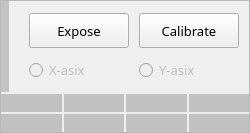
       <widget class="QFrame" name="frame_6">
        <property name="sizePolicy">
         <sizepolicy hsizetype="Expanding" vsizetype="Expanding">
          <horstretch>0</horstretch>
          <verstretch>0</verstretch>
         </sizepolicy>
        </property>
        <property name="font">
         <font>
          <family>微软雅黑</family>
          <pointsize>10</pointsize>
         </font>
        </property>
        <property name="whatsThis">
         <string>lyFrm1</string>
        </property>
        <property name="frameShape">
         <enum>QFrame::Shape::StyledPanel</enum>
        </property>
        <property name="frameShadow">
         <enum>QFrame::Shadow::Raised</enum>
        </property>
        <layout class="QVBoxLayout" name="verticalLayout_11">
         <property name="spacing">
          <number>2</number>
         </property>
         <property name="leftMargin">
          <number>0</number>
         </property>
         <property name="topMargin">
          <number>0</number>
         </property>
         <property name="rightMargin">
          <number>0</number>
         </property>
         <property name="bottomMargin">
          <number>0</number>
         </property>
         <item>
          <layout class="QHBoxLayout" name="horizontalLayout_16">
           <property name="spacing">
            <number>10</number>
           </property>
           <item>
            <widget class="QFrame" name="frame_7">
             <property name="sizePolicy">
              <sizepolicy hsizetype="Expanding" vsizetype="Fixed">
               <horstretch>0</horstretch>
               <verstretch>0</verstretch>
              </sizepolicy>
             </property>
             <property name="font">
              <font>
               <family>微软雅黑</family>
               <pointsize>10</pointsize>
              </font>
             </property>
             <property name="frameShape">
              <enum>QFrame::Shape::NoFrame</enum>
             </property>
             <layout class="QVBoxLayout" name="verticalLayout_7">
              <property name="spacing">
               <number>0</number>
              </property>
              <property name="leftMargin">
               <number>0</number>
              </property>
              <property name="topMargin">
               <number>0</number>
              </property>
              <property name="rightMargin">
               <number>0</number>
              </property>
              <property name="bottomMargin">
               <number>0</number>
              </property>
              <item>
               <widget class="QWidget" name="widgetExposureStatus" native="true">
                <property name="font">
                 <font>
                  <family>PibotoLt</family>
                  <pointsize>10</pointsize>
                 </font>
                </property>
                <property name="styleSheet">
                 <string notr="true">background-color:rgb(195, 195, 195);</string>
                </property>
                <layout class="QVBoxLayout" name="verticalLayout_8">
                 <property name="spacing">
                  <number>0</number>
                 </property>
                 <property name="leftMargin">
                  <number>0</number>
                 </property>
                 <property name="topMargin">
                  <number>1</number>
                 </property>
                 <property name="rightMargin">
                  <number>0</number>
                 </property>
                 <property name="bottomMargin">
                  <number>0</number>
                 </property>
                 <item>
                  <widget class="QLabel" name="mLblState">
                   <property name="minimumSize">
                    <size>
                     <width>0</width>
                     <height>55</height>
                    </size>
                   </property>
                   <property name="font">
                    <font>
                     <pointsize>10</pointsize>
                    </font>
                   </property>
                   <property name="text">
                    <string/>
                   </property>
                   <property name="alignment">
                    <set>Qt::AlignmentFlag::AlignCenter</set>
                   </property>
                  </widget>
                 </item>
                 <item>
                  <widget class="QLabel" name="mLblStatusInfo">
                   <property name="minimumSize">
                    <size>
                     <width>0</width>
                     <height>35</height>
                    </size>
                   </property>
                   <property name="font">
                    <font>
                     <pointsize>10</pointsize>
                    </font>
                   </property>
                   <property name="text">
                    <string/>
                   </property>
                   <property name="alignment">
                    <set>Qt::AlignmentFlag::AlignHCenter|Qt::AlignmentFlag::AlignTop</set>
                   </property>
                  </widget>
                 </item>
                </layout>
               </widget>
              </item>
             </layout>
            </widget>
           </item>
           <item>
            <layout class="QGridLayout" name="gridLayout_2">
             <property name="leftMargin">
              <number>10</number>
             </property>
             <property name="topMargin">
              <number>10</number>
             </property>
             <property name="rightMargin">
              <number>10</number>
             </property>
             <property name="bottomMargin">
              <number>5</number>
             </property>
             <property name="horizontalSpacing">
              <number>10</number>
             </property>
             <property name="verticalSpacing">
              <number>5</number>
             </property>
             <item row="0" column="1">
              <widget class="QPushButton" name="mBtnGenerate">
               <property name="sizePolicy">
                <sizepolicy hsizetype="Preferred" vsizetype="Preferred">
                 <horstretch>0</horstretch>
                 <verstretch>0</verstretch>
                </sizepolicy>
               </property>
               <property name="minimumSize">
                <size>
                 <width>100</width>
                 <height>35</height>
                </size>
               </property>
               <property name="font">
                <font>
                 <family>NotoSerifTamilSlanted Condensed Black</family>
                 <pointsize>10</pointsize>
                </font>
               </property>
               <property name="whatsThis">
                <string>lyBtn3</string>
               </property>
               <property name="text">
                <string>Calibrate</string>
               </property>
              </widget>
             </item>
             <item row="1" column="0">
              <widget class="QRadioButton" name="mRBtnX">
               <property name="enabled">
                <bool>false</bool>
               </property>
               <property name="minimumSize">
                <size>
                 <width>0</width>
                 <height>30</height>
                </size>
               </property>
               <property name="font">
                <font>
                 <family>微软雅黑</family>
                 <pointsize>10</pointsize>
                </font>
               </property>
               <property name="text">
                <string>X-asix</string>
               </property>
              </widget>
             </item>
             <item row="1" column="1">
              <widget class="QRadioButton" name="mRBtnY">
               <property name="enabled">
                <bool>false</bool>
               </property>
               <property name="minimumSize">
                <size>
                 <width>0</width>
                 <height>30</height>
                </size>
               </property>
               <property name="font">
                <font>
                 <family>微软雅黑</family>
                 <pointsize>10</pointsize>
                </font>
               </property>
               <property name="text">
                <string>Y-asix</string>
               </property>
              </widget>
             </item>
             <item row="0" column="0">
              <widget class="QPushButton" name="mBtnEnableExp">
               <property name="minimumSize">
                <size>
                 <width>100</width>
                 <height>35</height>
                </size>
               </property>
               <property name="font">
                <font>
                 <family>微软雅黑</family>
                 <pointsize>10</pointsize>
                </font>
               </property>
               <property name="whatsThis">
                <string>lyBtn3</string>
               </property>
               <property name="text">
                <string>Expose</string>
               </property>
               <property name="checkable">
                <bool>false</bool>
               </property>
              </widget>
             </item>
            </layout>
           </item>
          </layout>
         </item>
         <item>
          <layout class="QGridLayout" name="gridLayout">
           <property name="leftMargin">
            <number>0</number>
           </property>
           <property name="topMargin">
            <number>0</number>
           </property>
           <property name="rightMargin">
            <number>0</number>
           </property>
           <property name="bottomMargin">
            <number>0</number>
           </property>
           <property name="spacing">
            <number>2</number>
           </property>
           <item row="3" column="5">
            <widget class="InteractiveImageLabel" name="mImagePnl8">
             <property name="sizePolicy">
              <sizepolicy hsizetype="Preferred" vsizetype="Expanding">
               <horstretch>0</horstretch>
               <verstretch>0</verstretch>
              </sizepolicy>
             </property>
             <property name="font">
              <font>
               <family>PibotoLt</family>
               <pointsize>10</pointsize>
              </font>
             </property>
             <property name="styleSheet">
              <string notr="true">background-color:rgb(193,193,193);</string>
             </property>
             <property name="text">
              <string/>
             </property>
            </widget>
           </item>
           <item row="3" column="1">
            <widget class="InteractiveImageLabel" name="mImagePnl5">
             <property name="sizePolicy">
              <sizepolicy hsizetype="Preferred" vsizetype="Expanding">
               <horstretch>0</horstretch>
               <verstretch>0</verstretch>
              </sizepolicy>
             </property>
             <property name="font">
              <font>
               <family>PibotoLt</family>
               <pointsize>10</pointsize>
              </font>
             </property>
             <property name="styleSheet">
              <string notr="true">background-color:rgb(193,193,193);</string>
             </property>
             <property name="text">
              <string/>
             </property>
            </widget>
           </item>
           <item row="3" column="3">
            <widget class="InteractiveImageLabel" name="mImagePnl6">
             <property name="sizePolicy">
              <sizepolicy hsizetype="Preferred" vsizetype="Expanding">
               <horstretch>0</horstretch>
               <verstretch>0</verstretch>
              </sizepolicy>
             </property>
             <property name="font">
              <font>
               <family>PibotoLt</family>
               <pointsize>10</pointsize>
              </font>
             </property>
             <property name="styleSheet">
              <string notr="true">background-color:rgb(193,193,193);</string>
             </property>
             <property name="text">
              <string/>
             </property>
            </widget>
           </item>
           <item row="2" column="4">
            <widget class="InteractiveImageLabel" name="mImagePnl3">
             <property name="sizePolicy">
              <sizepolicy hsizetype="Preferred" vsizetype="Expanding">
               <horstretch>0</horstretch>
               <verstretch>0</verstretch>
              </sizepolicy>
             </property>
             <property name="font">
              <font>
               <family>PibotoLt</family>
               <pointsize>10</pointsize>
              </font>
             </property>
             <property name="styleSheet">
              <string notr="true">background-color:rgb(193,193,193);</string>
             </property>
             <property name="text">
              <string/>
             </property>
            </widget>
           </item>
           <item row="2" column="3">
            <widget class="InteractiveImageLabel" name="mImagePnl2">
             <property name="sizePolicy">
              <sizepolicy hsizetype="Preferred" vsizetype="Expanding">
               <horstretch>0</horstretch>
               <verstretch>0</verstretch>
              </sizepolicy>
             </property>
             <property name="font">
              <font>
               <family>PibotoLt</family>
               <pointsize>10</pointsize>
              </font>
             </property>
             <property name="styleSheet">
              <string notr="true">background-color:rgb(193,193,193);</string>
             </property>
             <property name="text">
              <string/>
             </property>
            </widget>
           </item>
           <item row="2" column="1">
            <widget class="InteractiveImageLabel" name="mImagePnl1">
             <property name="sizePolicy">
              <sizepolicy hsizetype="Preferred" vsizetype="Expanding">
               <horstretch>0</horstretch>
               <verstretch>0</verstretch>
              </sizepolicy>
             </property>
             <property name="font">
              <font>
               <family>PibotoLt</family>
               <pointsize>10</pointsize>
              </font>
             </property>
             <property name="styleSheet">
              <string notr="true">background-color:rgb(193,193,193);</string>
             </property>
             <property name="text">
              <string/>
             </property>
            </widget>
           </item>
           <item row="2" column="5">
            <widget class="InteractiveImageLabel" name="mImagePnl4">
             <property name="sizePolicy">
              <sizepolicy hsizetype="Preferred" vsizetype="Expanding">
               <horstretch>0</horstretch>
               <verstretch>0</verstretch>
              </sizepolicy>
             </property>
             <property name="font">
              <font>
               <family>PibotoLt</family>
               <pointsize>10</pointsize>
              </font>
             </property>
             <property name="styleSheet">
              <string notr="true">background-color:rgb(193,193,193);</string>
             </property>
             <property name="text">
              <string/>
             </property>
            </widget>
           </item>
           <item row="3" column="4">
            <widget class="InteractiveImageLabel" name="mImagePnl7">
             <property name="sizePolicy">
              <sizepolicy hsizetype="Preferred" vsizetype="Expanding">
               <horstretch>0</horstretch>
               <verstretch>0</verstretch>
              </sizepolicy>
             </property>
             <property name="font">
              <font>
               <family>PibotoLt</family>
               <pointsize>10</pointsize>
              </font>
             </property>
             <property name="styleSheet">
              <string notr="true">background-color:rgb(193,193,193);</string>
             </property>
             <property name="text">
              <string/>
             </property>
            </widget>
           </item>
          </layout>
         </item>
        </layout>
       </widget>
